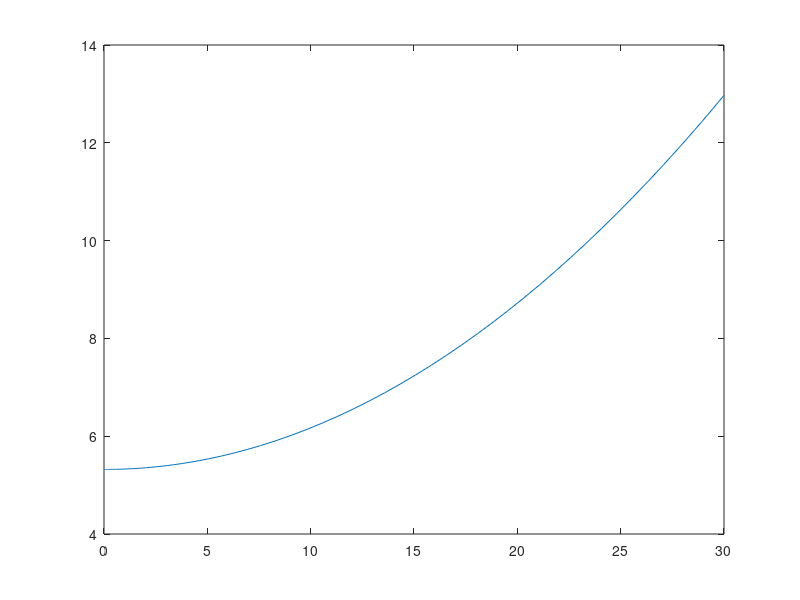

This figure's MATLAB source:
%Solving DE exponential growth model
%x'(t)=(b-d)*x=r*x
clear all
clc
r=0.017;
tspan=[0 30];
x0=5.32;
[t,x]=ode45(@(t,x)r*t,tspan,x0);
[t,x]
plot(t,x,'-')
